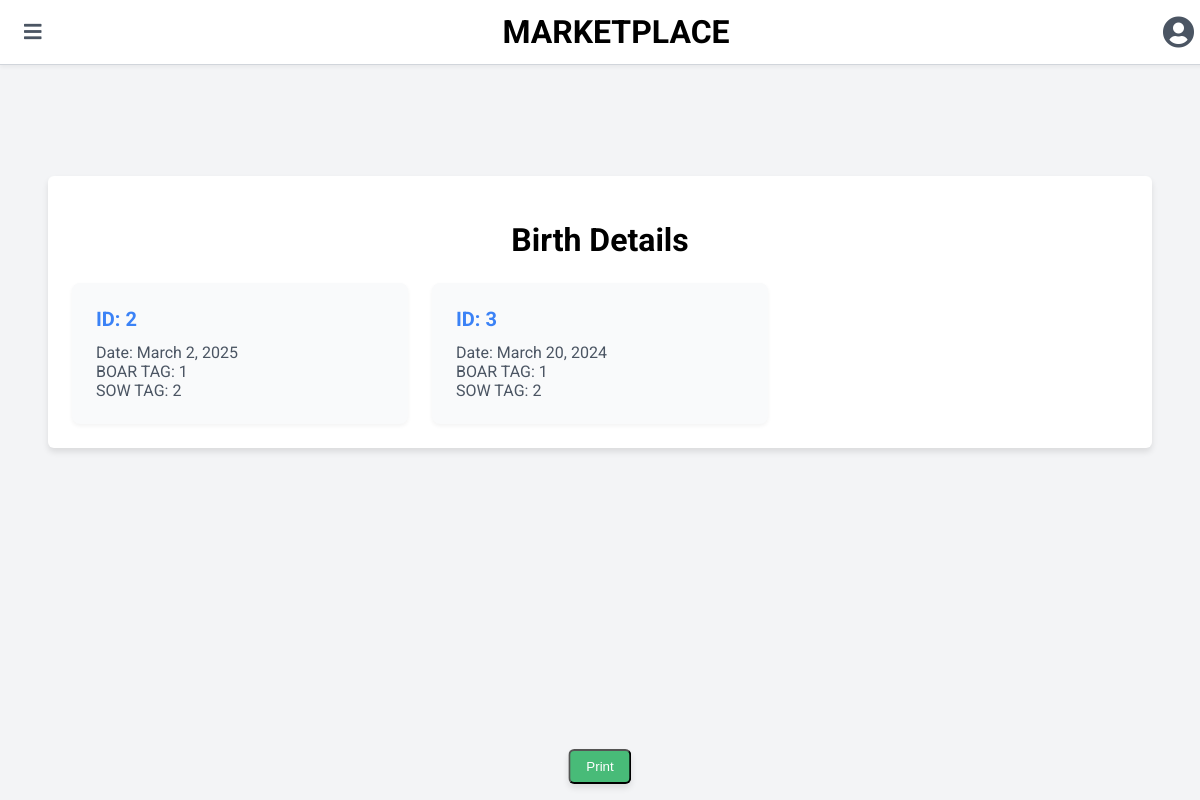
Page /list on the committed database.
### inven/models.py (models this page shows, shortened)
class Farrowing(models.Model):
    date = models.DateField(_("Date"), auto_now=False, auto_now_add=False)
    boar_id = models.ForeignKey(
        Inven,
        on_delete=models.CASCADE,
        verbose_name=_("Boar"),
        limit_choices_to={'sex__name': 'BOAR'},  # Filter only Boars
        related_name='fallowing_as_boar'
    )
    sow_id = models.ForeignKey(
        Inven,
        on_delete=models.CASCADE,
        verbose_name=_("Sow"),
        limit_choices_to={'sex__name': 'SOW'},  # Filter only Sows
        related_name='farrowing_as_soW'
    )
    number_born = models.IntegerField(_("No. Born"))
    mortality = models.IntegerField(_("Mortality"))
    class Meta:
        verbose_name = _("Farrowing")
        verbose_name_plural = _("Farrowings")

class Inven(models.Model):
    number = models.IntegerField(_("Pig ID"))
    tag_colour = models.ForeignKey(TagsColour,related_name='tagcolour', on_delete=models.CASCADE)
    breed = models.ForeignKey(Breeds, related_name='breed', on_delete=models.CASCADE)
    sex = models.ForeignKey(Sex, related_name='sex', on_delete=models.CASCADE)
    birth_date = models.DateField(_("Birth Date"), auto_now=False, auto_now_add=False)
    weight = models.IntegerField(_("Weight (kg)"))
    status = models.CharField(_("Health status"), max_length=100)
    arrival =models.DateField(_("arrival date"), auto_now=False, auto_now_add=False)
    location = models.CharField(_("address of seller farm"), max_length=255)
    class Meta:
        verbose_name_plural = "Invens"
        ordering = ['-birth_date']

### inven/views.py (the view)
# urls.py: path('list', views.your_view, name='farrowlist'),
def your_view(request):
    farrowing = models.Farrowing.objects.all()
    context = {
        'farrowing': farrowing,
    }
    return render(request, 'First1/Litter/listdetail.html', context)

### templates/First1/Litter/listdetail.html (shortened to what this page needs)
{% extends "firstlabel/main.html" %}
{% block content %}
<html lang="en">
<head>
    <link href="https://cdnjs.cloudflare.com/ajax/libs/font-awesome/5.15.3/css/all.min.css" rel="stylesheet"/>
</head>
<body class="bg-gray-100 font-roboto">
    <main class="content ml-0 mt-16 p-4 transition-all duration-300">
        <div class="litter-info">
            <div class="container">
                <div class="bg-white shadow-md rounded-lg p-6">
                    <h1 class="text-3xl font-bold mb-6 text-center">Birth Details</h1>
                    <div class="grid grid-cols-1 md:grid-cols-2 lg:grid-cols-3 gap-6">
                        {% for birthdetail in farrowing %}
                        <div class="bg-gray-50 p-6 rounded-lg shadow hover:shadow-lg transition-shadow duration-300 transform hover:-translate-y-1">
                            <a href="{% url 'birth_details' birthdetail=birthdetail.id %}" class="block text-blue-500 hover:underline">
                                <div class="text-lg font-semibold mb-2">ID: {{ birthdetail.id }}</div>
                                <div class="text-gray-700 mb-1">Date: {{ birthdetail.date }}</div>
                                <div class="text-gray-700">BOAR TAG: {{ birthdetail.boar_id.number }}</div>
                                <div class="text-gray-700">SOW TAG: {{ birthdetail.sow_id.number }}</div>
                            </a>
                        </div>
                        {% endfor %}
                    </div>
                </div>
            </div>
        </div>
    </main>
</body>
</html>
{% endblock %}

### templates/firstlabel/main.html (style rules this page uses)
body { font-family: 'Roboto', sans-serif; background-color: #f3f4f6; margin: 0; padding: 0; }
.content { margin-left: 0; transition: margin-left 0.3s; padding: 1rem; padding-top: 5rem; }

### templates/First1/Litter/listdetail.html (style rules this page uses)
body { font-family: 'Roboto', sans-serif; background-color: #f3f4f6; margin: 0; padding: 0; }
.litter-info .container { max-width: 1200px; margin: 0 auto; padding: 1rem; }
.litter-info .container .bg-white { background-color: white; box-shadow: 0 4px 6px rgba(0, 0, 0, 0.1); border-radius: 0.375rem; padding: 1.5rem; }
.litter-info .container .bg-white h1 { font-size: 2rem; font-weight: bold; margin-bottom: 1.5rem; text-align: center; }
.litter-info .container .grid { display: grid; grid-template-columns: 1fr; gap: 1.5rem; }
@media (min-width: 768px) { .litter-info .container .grid { grid-template-columns: repeat(2, 1fr); } }
@media (min-width: 1024px) { .litter-info .container .grid { grid-template-columns: repeat(3, 1fr); } }
.litter-info .container .grid .bg-gray-50 { background-color: #f9fafb; padding: 1.5rem; border-radius: 0.5rem; box-shadow: 0 2px 4px rgba(0, 0, 0, 0.05); transition: box-shadow 0.3s, transform 0.3s; }
.litter-info .container .grid .bg-gray-50 a { color: #3b82f6; text-decoration: none; }
.litter-info .container .grid .bg-gray-50 .text-lg { font-size: 1.25rem; font-weight: 700; margin-bottom: 0.75rem; }
.litter-info .container .grid .bg-gray-50 .text-gray-700 { color: #4b5563; }

### rows in the picture
Farrowing: id "2", date "March 2, 2025", boar_id.number "1", sow_id.number "2"
Farrowing: id "3", date "March 20, 2024", boar_id.number "1", sow_id.number "2"
